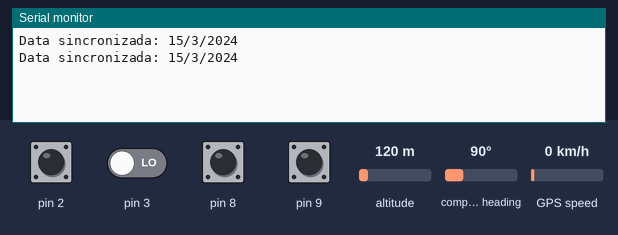
Simulated run of this sketch. Board: Arduino Nano, built with avr-gcc and run on an emulated ATmega328P. Shown: the last lines printed to the serial monitor. Wiring (inferred from the names in the program): MPU-6050 motion sensor at I2C address 0x68. The inputs (shaded band) are chosen by the test bench; at power-on: pin 2, pin 8, pin 9 HIGH, pin 3 LOW, altitude 120 m, compass heading 90°, GPS speed 0 km/h. The GPS gets a fix after 3 s at 37.7749, -122.4194 with 8 satellites.

Above: at 1.2 s.
1.3 s: altitude set to 108 m
At 2.6 s:
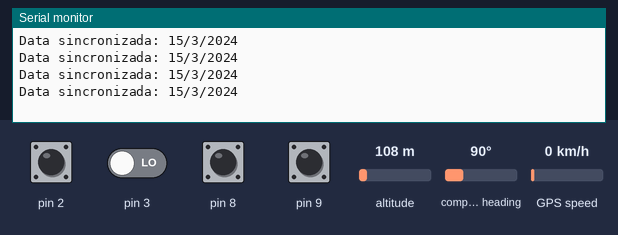
2.8 s: altitude set to 88 m
At 3.5 s:
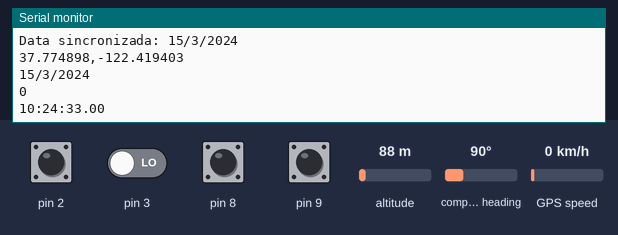
Timing chart, 0 to 5.8 s (numbered marks = the images above; inputs shaded):
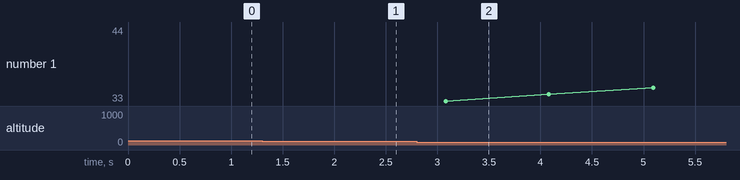

The sketch:

embarcados2017.ino
```cpp
/*=====================================AUTOGUARD - Projeto Competição de Embarcados 2017=======================================================
||       Componentes: Gabriel Augusto                                                                                                         ||
||                   Gabriel Gadelha                                                                                                          ||
||                    Igor Carneiro                                                                                                           ||
||                                                                                                                                            ||
|| O que já foi desenvolvido:                                                                                                                 ||
|| Manuseio básico de todos os sensores, controle remoto do carro via Celular                                                                 ||
||                                                                                                                                            ||
||                                                                                                                                            ||
|| O que funciona nesse código:                                                                                                               ||
|| Módulo SD, acelerômetro e giroscópio, sensor de impacto e vibração                                                                         ||
|| Para salvar os dados dos sensores para possível calibração                                                                                 ||
||                                                                                                                                            ||
||                                                                                                                                            ||
|| Ressalvas:                                                                                                                                 ||
|| Verificar melhor valores do giroscópio                                                                                                     ||
||                                                                                                                                            ||
|| Não tão bem calibrado, faltando análise com o módulo SD e movimentação via bluetooth                                                       ||
||    -Colocar um arduino nano para separar o módulo bluetooth do SD para testes                                                              ||
||                                                                                                                                            ||
|| Problemas com o peso do carro, possíveis soluções:                                                                                         ||
||   - Trocar bateria, para uma mais leve ou uma que forneça maior potência aos motores                                                       ||
||                                                                                                                                            ||
|| Lembrando que o módulo SD é apenas para análise de dados, sendo retirado do circuito final                                                 ||
||                                                                                                                                            ||
|| Problemas para amarrar sensores:                                                                                                           ||
||   -  ???                                                                                                                                   ||
||==============================================================================================================================================*/

#include <Wire.h>
#include <SD.h>
#include <TimeLib.h>
#include <TinyGPS++.h>
#include <SoftwareSerial.h>

static const int RXPin = 11, TXPin = 12;
//Objeto TinyGPS++
TinyGPSPlus gps;

//Conexao serial do modulo GPS
SoftwareSerial Serial_GPS(RXPin, TXPin);

File myFile;
//Ajuste o timezone de acordo com a regiao
const int UTC_offset = -3;
const int chipSelect = 4;

#define LIMITEACC 2
#define LIMITEGIR 100
long Tmp;
float AcX, AcY, AcZ, varAcX = 0, varAcY = 0, varAcZ = 0;
float vecAcX[10], vecAcY[10], vecAcZ[10];
float rotX, rotY, rotZ;
const int MPU = 0x68;
char k = 0;
bool sensorVibracao, sensorImpacto;
bool funcionamentoGPS = 0, requisicaoGPS = 1;
int acidente = 0;
bool botaoSeguro, botaoAcidente;

bool nivelAgua, gas;
int gasAnalogico;

int pinoGravador = 6;
int tempoGravador = 0;
int intervaloGravador = 10000;
int tempoAtualGravador = 0;
int repeticoesGravador = 0;
boolean contaGravacao = false;
boolean reproduzindoGravacao = false;//Primeira iteração do loop que marca o inicio de uma reproducao de mensagem

void setup() {
  /*Declaração dos pinos digitais*/
  pinMode(3, INPUT);
  pinMode(2, INPUT);
  pinMode(4, INPUT);
  pinMode(7, INPUT);
  pinMode(8, INPUT);
  pinMode(9, INPUT);

  Serial.begin(9600);
  Serial_GPS.begin(9600);

  /*      Chamada de configuração do MPU6050  ACC-GIR*/
  Wire.begin();
  setupMPU();
}

 /*=======================================================================================================================================
  ||                                                                                                                                   ||
  ||                                                      Ciclo básico do programa                                                     ||
  ||                                                                                                                                   ||
  =====================================================================================================================================*/

void loop() {


  if (!acidente) {
    //acelerometro_giroscopio(); //Obtém valores do Acc, Gir e Tmp
    //acidente_acelerometro();  //Detecta acidente a partir do Acc, Gir e Tmp
    vibracaoImpacto();        //Obtém valor do sensor de vibração e de impacto
    //Serial.println("Tche");
    //repeticoesGravador =0;
    verificacaoGPS(); //Sincroniza gps com satelites

  }
  else {
    if (acidente == 1 && botaoSeguro) { //Caso botão seguro não esteja pressionado e os sensores tenham detectado um acidente

      repeticoesGravador = 0;
      acidente = mod_voz();
      //gas_nivelAgua();


    }
    else if (acidente == 3 || acidente == 2) { //Caso não haja resposta a partir do módulo de voz ou seja confirmado o acidente pelo botãoAcidente
      gas_nivelAgua();
    }

    //----------------------------------------------------->Enviar dados que já possui
    //----------------------------------------------------->Checar outros sensores se necessario

  }
  botaoAcidente = digitalRead(8);
  botaoSeguro = digitalRead(9);
  if (!botaoSeguro) { //Se botãoSeguro pressionado não houve acidente
    Serial.println (acidente);
    acidente = 0;
    //Para de reproduzir gravação de voz
    digitalWrite(pinoGravador, LOW);
  }

  if (!botaoAcidente) { //Se botão do Acidente pressionado então é considerado que houve um acidente ou pedido de socorro do passageiro
    Serial.println(acidente);
    acidente = 3;
    //Para de reproduzir gravação de voz
    digitalWrite(pinoGravador, LOW);
  } //----------------------------------------------->Envio de pedido de socorro


}

/*=======================================================================================================================================
  ||                                                                                                                                   ||
  ||                           Config. MPU, range dos sensores e endereços necessários para acesso                                     ||
  ||                                                                                                                                   ||
  =====================================================================================================================================*/
void setupMPU() {
  Wire.beginTransmission(0b1101000); //This is the I2C address of the MPU (b1101000/b1101001 for AC0 low/high datasheet sec. 9.2)
  Wire.write(0x6B); //Accessing the register 6B - Power Management (Sec. 4.28)
  Wire.write(0b00000000); //Setting SLEEP register to 0. (Required; see Note on p. 9)
  Wire.endTransmission();
  Wire.beginTransmission(0b1101000); //I2C address of the MPU
  Wire.write(0x1B); //Accessing the register 1B - Gyroscope Configuration (Sec. 4.4)
  Wire.write(0x00000000); //Setting the gyro to full scale +/- 250deg./s
  Wire.endTransmission();
  Wire.beginTransmission(0b1101000); //I2C address of the MPU
  Wire.write(0x1C); //Accessing the register 1C - Acccelerometer Configuration (Sec. 4.5)
  Wire.write(0b00000000); //Setting the accel to +/- 2g //Bit 3 e 4
  Wire.endTransmission();
}

/*=======================================================================================================================================
  ||                                                                                                                                   ||
  ||                           Máximo de um intervalo do acelerômetro em determinado eixo                                              ||
  ||                                                                                                                                   ||
  =====================================================================================================================================*/
float getMaxAcc(float vecAcc[]) {
  float maxAcc = -5;
  for (int i = 0; i < 10; i++)
    if (vecAcc[i % 10] > maxAcc) {
      maxAcc = vecAcc[i % 10];
    }
  return maxAcc;
}
/*=======================================================================================================================================
  ||                                                                                                                                   ||
  ||                           Mínimo de um intervalo do acelerômetro em determinado eixo                                              ||
  ||                                                                                                                                   ||
  =====================================================================================================================================*/
float getMinAcc(float vecAcc[]) {
  float minAcc = 5;
  for (int i = 0; i < 10; i++)
    if (vecAcc[i % 10] < minAcc) {
      minAcc = vecAcc[i % 10];
    }
  return minAcc;
}

/*=======================================================================================================================================
  ||                                                                                                                                   ||
  ||                                                  Leitura dos sensores ACC, GIR, TMP                                               ||
  ||                                                                                                                                   ||
  =====================================================================================================================================*/
void acelerometro_giroscopio()
{
  Wire.beginTransmission(MPU);
  Wire.write(0x3B);  // starting with register 0x3B (ACCEL_XOUT_H)
  Wire.endTransmission(false);
  //Solicita os dados do sensor
  Wire.requestFrom(MPU, 14, true);
  //Armazena o valor dos sensores nas variaveis correspondentes
  AcX = Wire.read() << 8 | Wire.read(); //0x3B (ACCEL_XOUT_H) & 0x3C (ACCEL_XOUT_L)
  AcY = Wire.read() << 8 | Wire.read(); //0x3D (ACCEL_YOUT_H) & 0x3E (ACCEL_YOUT_L)
  AcZ = Wire.read() << 8 | Wire.read(); //0x3F (ACCEL_ZOUT_H) & 0x40 (ACCEL_ZOUT_L)
  Tmp = Wire.read() << 8 | Wire.read(); //0x41 (TEMP_OUT_H) & 0x42 (TEMP_OUT_L)
  rotX = Wire.read() << 8 | Wire.read(); //0x43 (GYRO_XOUT_H) & 0x44 (GYRO_XOUT_L)
  rotY = Wire.read() << 8 | Wire.read(); //0x45 (GYRO_YOUT_H) & 0x46 (GYRO_YOUT_L)
  rotZ = Wire.read() << 8 | Wire.read(); //0x47 (GYRO_ZOUT_H) & 0x48 (GYRO_ZOUT_L)
  processAccGir();
}

/*=======================================================================================================================================
  ||                                                                                                                                   ||
  ||                                                  Alteração do range dos sensores                                                  ||
  ||                                                                                                                                   ||
  =====================================================================================================================================*/
void processAccGir() {
  AcX = AcX / 16384.0;
  AcY = AcY / 16384.0;
  AcZ = AcZ / 16384.0;
  Tmp = (Tmp / 340) + 36.53; //Fórmula para temperatura do acelerometro
  rotX = rotX / 131.0;
  rotY = rotY / 131.0;
  rotZ = rotZ / 131.0;
  //Serial.println(rotX);
  //Serial.println(rotY);
  // Serial.println(rotZ);

  if ((abs(rotX)) > LIMITEGIR || (abs(rotY)) > LIMITEGIR || (abs(rotZ)) > LIMITEGIR) {

    acidente = 1;
  }

}

/*=======================================================================================================================================
  ||                                                                                                                                   ||
  ||                               Detecção de acidente a partir da variação do ACC em um determinado intervalo                        ||
  ||                                                                                                                                   ||
  =====================================================================================================================================*/
void acidente_acelerometro() {
  vecAcX[k] = AcX;
  vecAcY[k] = AcY;
  vecAcZ[k] = AcZ;
  if (k == 10) {
    varAcX = (getMaxAcc(vecAcX) - getMinAcc(vecAcX)); //Pd ser colocado direto do IF abaixo, mas sera mantido para melhorar legibilidade
    varAcY = (getMaxAcc(vecAcY) - getMinAcc(vecAcY));
    varAcZ = (getMaxAcc(vecAcZ) - getMinAcc(vecAcZ));

    //Serial.println(varAcX);
    if (varAcX > LIMITEACC && varAcY > LIMITEACC && varAcZ > LIMITEACC) {
      acidente = 1;
    }
    k = 0;

  }
  else {
    k++;
  }


}

/*=======================================================================================================================================
  ||                                                                                                                                   ||
  ||                                           Coleta dos sensores de vibração e impacto                                               ||
  ||                                                                                                                                   ||
  =====================================================================================================================================*/
void vibracaoImpacto() //Mudar tipo de retorno, caso esta funcao deva indicar a presenca de uma vibracao.

{
  sensorVibracao = digitalRead(3); //Fica em 1 quando agitado
  sensorImpacto = digitalRead(2);

  if (!sensorImpacto) {
    acidente = 1;


    //Fica em 0 qnd pressionado
  }
}

/*=======================================================================================================================================
  ||                                                                                                                                   ||
  ||                                          Sincronização do GPS                                                                     ||
  ||                                                                                                                                   ||
  =====================================================================================================================================*/
void verificacaoGPS() {
  if (Serial_GPS.available() > 0) { //Se há informação será lida

    if (gps.encode(Serial_GPS.read()))
      displayInfo();

    if (millis() > 5000 && gps.charsProcessed() < 10)
    {
      Serial.println(F("GPS nao detectado, olhe os fios."));
      while (true);
    }
    GPS_Timezone_Adjust();
  }

}

void displayInfo()
{
  if (gps.location.isValid() && gps.date.isValid() && gps.time.isValid()) {
    //Entra se os dados forem validos
    Serial.print(gps.location.lat(), 6); //latitude
    Serial.print(F(","));
    Serial.println(gps.location.lng(), 6); //longitude

    Serial.print(gps.date.day()); //dia
    Serial.print(F("/"));
    Serial.print(gps.date.month()); //mes
    Serial.print(F("/"));
    Serial.println(gps.date.year()); //ano
    Serial.println(acidente);///////////////////////////////////////////////////
    if (gps.time.hour() < 10) Serial.print(F("0"));
    Serial.print(gps.time.hour()); //hora
    Serial.print(F(":"));
    if (gps.time.minute() < 10) Serial.print(F("0"));
    Serial.print(gps.time.minute()); //minuto
    Serial.print(F(":"));
    if (gps.time.second() < 10) Serial.print(F("0"));
    Serial.print(gps.time.second()); //segundo
    Serial.print(F("."));
    if (gps.time.centisecond() < 10) Serial.print(F("0"));
    Serial.println(gps.time.centisecond());
  }
  else if (gps.date.isValid()) {
    Serial.print(F("Data sincronizada: "));
    Serial.print(gps.date.day()); //dia
    Serial.print(F("/"));
    Serial.print(gps.date.month()); //mes
    Serial.print(F("/"));
    Serial.println(gps.date.year()); //ano
  }
  else {
    Serial.println(F("Tentando sincronizar com os satelites"));
  }


}

void GPS_Timezone_Adjust()
{
  if (Serial_GPS.available())
  {
    if (gps.encode(Serial_GPS.read()))
    {
      int Year = gps.date.year();
      byte Month = gps.date.month();
      byte Day = gps.date.day();
      byte Hour = gps.time.hour();
      byte Minute = gps.time.minute();
      byte Second = gps.time.second();

      //Ajusta data e hora a partir dos dados do GPS
      setTime(Hour, Minute, Second, Day, Month, Year);
      //Aplica offset para ajustar data e hora
      //de acordo com a timezone
      adjustTime(UTC_offset * SECS_PER_HOUR);
    }
  }
}


void gas_nivelAgua() {
  nivelAgua = digitalRead(4);
  gas = digitalRead(7);
  // Le os dados do pino analogico A0 do sensor
  gasAnalogico = analogRead(A0);
  // Mostra os dados no serial monitor
  //Serial.print("Pino D0 : ");
  //Serial.print(gas);
  Serial.print(" Pino A0 : ");
  Serial.println(gasAnalogico);
  //Serial.println(nivelAgua);
}
/*=======================================================================================================================================
  ||                                                                                                                                   ||
  ||                                          Iterações de reprodução de voz em caso de acidente                                       ||
  ||                                                                                                                                   ||
  =====================================================================================================================================*/
int mod_voz() {

  reproduzindoGravacao = false;
  while (repeticoesGravador < 4 && acidente == 1) { //Qtd de gravacoes < 4
    botaoAcidente = digitalRead(8);
    botaoSeguro = digitalRead(9);
    if (!botaoAcidente) { //Botao de pedido de socorro ativado
      repeticoesGravador = 5; // Para sair do loop
      digitalWrite(pinoGravador, LOW);
      acidente = 3;
      break;
    }
    else if (!botaoSeguro) { //Botao de que esta tudo bem foi pressionado
      repeticoesGravador = 5; //Para sair do loop e vai zerar o valor fora do loop
      acidente = 0;
      digitalWrite(pinoGravador, LOW);
      break;
    }

    if (reproduzindoGravacao = false)//Inicio de reproducao de mensagem
    {
      tempoGravador = millis();
      tempoAtualGravador = millis();
      reproduzindoGravacao = true;
    }

    //Calcula se o intervalo de tempo entre uma reprodução e outra já foi atingido
    if (tempoAtualGravador - tempoGravador < intervaloGravador)
    {
      tempoAtualGravador = millis();
      digitalWrite(pinoGravador, HIGH);
    }
    else
    {
      reproduzindoGravacao = false;
      contaGravacao = false;
    }

    //Seta o pino para LOW, preparando para a próxima reprodução
    if (tempoAtualGravador - tempoGravador > 5000 && contaGravacao == false)
    {

      digitalWrite(pinoGravador, LOW);
      repeticoesGravador++;
      Serial.print("Acidente: ");
      Serial.println(acidente);
      tempoGravador = millis(); //Reatualizando tempo do gravador
      Serial.println(repeticoesGravador);
      contaGravacao == true;

    }

  }

  //Retorna 2 se nao houve resposta
  if (!botaoAcidente) {
    digitalWrite(pinoGravador, LOW);
    return 3;
  }
  else if (!botaoSeguro) {
    digitalWrite(pinoGravador, LOW);
    return 0;
  }
  else {
    return 2;
  }
}
```

Measured:
- the behaviour switches between 100 and 99 m on altitude (found by bisection; images 1 and 2)
- after the input at 2.8 s, the serial monitor: prints a new line after 0.24 s (image 2)
